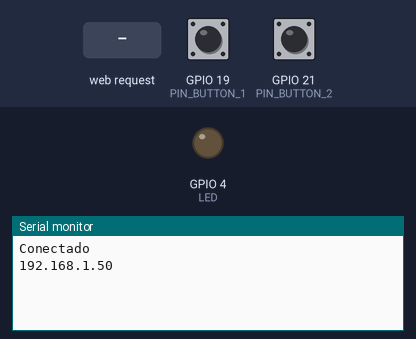
Bench run of a program on a simulated ESP32. On the bench: output pins drawn as LEDs (lit = HIGH), the last lines printed to the serial monitor. The inputs (shaded band) are chosen by the test bench; at power-on: GPIO 21 (PIN_BUTTON_2) HIGH, GPIO 19 (PIN_BUTTON_1) HIGH. WiFi joins after 1.5 s; servers stay silent unless stated.

Above: at 4.2 s.
4.3 s: HTTP request GET /alerta received
At 5.5 s:
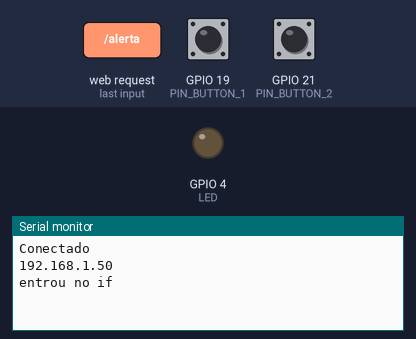
5.8 s: GPIO 21 (PIN_BUTTON_2) pulled LOW for 0.15 s
At 7.0 s:
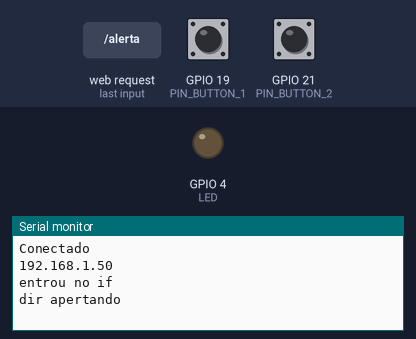

Measured:
- after the input at 4.3 s, the serial monitor: prints a new line at once (image 1)
- after the input at 5.8 s, the serial monitor: prints a new line at once (image 2)

The program:

main.cpp
```cpp
#include <Arduino.h>
#include <WiFi.h>

#include <utils.h>

#define PIN_BUTTON_1 19
#define PIN_BUTTON_2 21

#define trigger_pin 5
#define Echo_pin 18
#define LED 4

const char *ssid = "redinha";
const char *pw = "12345678";

WiFiServer server(80);

long duration;
int distance;

int flag_btn1 = 0;
int flag_btn2 = 0;


void sensor_distance(WiFiClient client);


void setup() {
  pinMode(LED, OUTPUT);
  pinMode(PIN_BUTTON_1, INPUT_PULLUP);
  pinMode(PIN_BUTTON_2, INPUT_PULLUP);

  pinMode(trigger_pin, OUTPUT);
  pinMode(Echo_pin, INPUT);

  Serial.begin(9600);

  delay(1000);

  WiFi.begin(ssid, pw);

  while (WiFi.status() != WL_CONNECTED) {
    delay(1000);
  }

  Serial.println("Conectado");
  Serial.println(WiFi.localIP());

  server.begin();
}

void loop() {
  WiFiClient client = server.available();

  if(client) {
      Serial.println("entrou no if");
    while (client.connected()) {
      if(deBounce(flag_btn1, PIN_BUTTON_1) == LOW){
        if(flag_btn1 == 0){
          client.println("esq botao_pressionado");
          Serial.write("esq apertando\n");
        }

        flag_btn1 = 1;
      }

      if(deBounce(flag_btn2, PIN_BUTTON_2) == LOW){
        if(flag_btn2 == 0){
          client.println("dir botao_pressionado");
          Serial.write("dir apertando\n");
        }

        flag_btn2 = 1;

      }

      if(flag_btn1 == 1 && deBounce(flag_btn1, PIN_BUTTON_1) == HIGH){
        //Serial.write("soltando\n");
        client.println("esq botao_liberado");
        flag_btn1 = 0;
      }

      if(flag_btn2 == 1 && deBounce(flag_btn2, PIN_BUTTON_2) == HIGH){
        //Serial.write("soltando\n");
        client.println("dir botao_liberado");
        flag_btn2 = 0;
      }

      //sensor_distance(client);

      while (client.available()) {
        String s = client.readStringUntil('\n');

        if(s == "alerta") {
          tone(33, 200);
        }else {
          noTone(33);
        }
      }
    }
  }
}


void sensor_distance(WiFiClient client) {
  digitalWrite(trigger_pin, LOW);
  delayMicroseconds(2);

  digitalWrite(trigger_pin, HIGH);
  delayMicroseconds(10);
  digitalWrite(trigger_pin, LOW);

  duration = pulseIn(Echo_pin, HIGH);
  distance= duration*0.034/2;

  client.println("dis " + String(distance));

  if(distance < 15) {
    client.println("perto");
  }else {
    client.println("longe");
  }
}
```

utils.h
```cpp
#include <Arduino.h>

int deBounce(int state, int pin){
  int current_state = digitalRead(pin);

  if(state != current_state){
    delay(10);
    current_state = digitalRead(pin);
  }

  return current_state;
}
```
